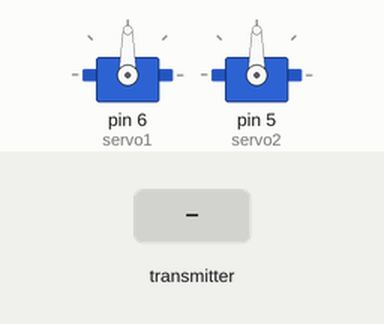
A sketch run on a simulated Arduino Uno, built with avr-gcc and run on an emulated ATmega328P. Shown: 2 × servo. The inputs (shaded band) are chosen by the test bench. No radio packets arrive unless stated; what the sketch prints to the serial monitor is not drawn.

Above: at 1.2 s.
1.3 s: the transmitter starts sending text.0 = 1023
3.2 s: the transmitter starts sending text.1 = 1023
5.1 s: the transmitter starts sending text.2 = 1023
Timing chart, 0 to 8.1 s (numbered marks = the images above; inputs shaded):
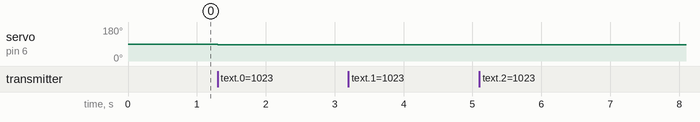

The sketch:

rc_receiver.ino
```cpp
//Include Libraries
#include <SPI.h>
#include <nRF24L01.h>
#include <RF24.h>
#include <Servo.h>
//create an RF24 object
RF24 radio(9, 8);  // CE, CSN
Servo servo1; // Servo PowerHD HD-1160A
Servo servo2; // for ESC control
//address through which two modules communicate.
const byte address[6] = "00001";
int startingAngle = 85;
int currentAngle = startingAngle;    // variable to store the servo position
int rightAngle = 180;
int leftAngle = 0;
int x = 0;
int y = 0;
int z = 0;
int signal_init = 0;
int escPos = 90;

void setup()
{
  while (!Serial);
    Serial.begin(9600);

  radio.begin();

  //set the address
  radio.openReadingPipe(0, address);

  //Set module as receiver
  radio.startListening();
  servo1.attach(6, 800, 2200);
  servo2.attach(5,544,2400);
}

void loop()
{

  //Read the data if available in buffer
  if (radio.available())
  {
    char text[3] = {0};
    radio.read(&text, sizeof(text));
    x = text[0] - '0';
    y = text[1] - '0';
    z = text[2] - '0';
    servo1.write(currentAngle);
    servo2.write(escPos);
    Serial.println(text);
    if (x == 1) currentAngle = leftAngle;
    if (x == 3) currentAngle = rightAngle;
    if (x == 2) currentAngle = startingAngle;

    if (y == 1 && z == 1) escPos = 90;
    if (y == 3) escPos = 180;
    if (z == 3) escPos = 0;
    if (y == 2) escPos = 100;
    if (z == 2) escPos = 80;
  }

}
```

Measured:
- after the input at 1.3 s, servo on pin 6 (servo1): 90° → 85° at once
- after the input at 3.2 s, every drawn part: stays the same
- after the input at 5.1 s, every drawn part: stays the same
